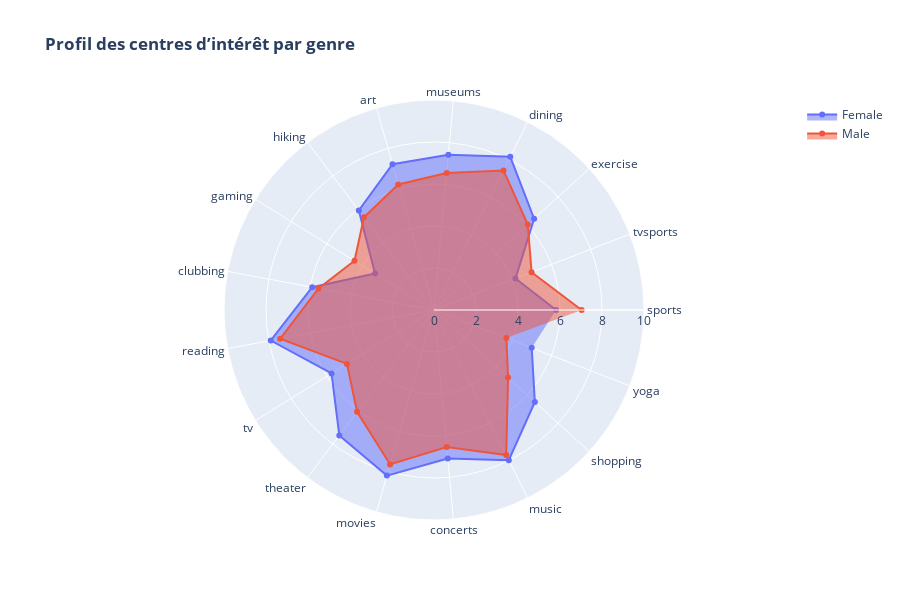

The cell this chart's notebook holds for it:
### Markdown cell above
les centres d'interet des participants

### Code cell
interets = [col for col in participants_clean.columns if col in [
    'sports', 'tvsports', 'exercise', 'dining', 'museums', 'art',
    'hiking', 'gaming', 'clubbing', 'reading', 'tv', 'theater',
    'movies', 'concerts', 'music', 'shopping', 'yoga'
]]


# Moyennes par genre
female_means = participants_clean[participants_clean['gender'] == 'Female'][interets].mean()
male_means = participants_clean[participants_clean['gender'] == 'Male'][interets].mean()

fig = go.Figure()

fig.add_trace(go.Scatterpolar(
    r=female_means,
    theta=interets,
    fill='toself',
    name='Female'
))
fig.add_trace(go.Scatterpolar(
    r=male_means,
    theta=interets,
    fill='toself',
    name='Male'
))

fig.update_layout(
    polar=dict(
        radialaxis=dict(visible=True, range=[0, 10])
    ),
    title="<b>Profil des centres d’intérêt par genre</b>",
    showlegend=True,
    height=600
)

fig.show()

### Figure 1 — Plotly figure (JSON) as saved in the notebook; plotly's stock layout.template omitted (floating-point values rounded to 4 significant figures)
{"data": [{"fill": "toself", "name": "Female", "r": [5.813, 4.162, 6.451, 8.147, 7.428, 7.22, 5.942, 3.302, 5.9, 7.907, 5.739, 7.482, 8.198, 7.104, 7.99, 6.499, 4.99], "theta": ["sports", "tvsports", "exercise", "dining", "museums", "art", "hiking", "gaming", "clubbing", "reading", "tv", "theater", "movies", "concerts", "music", "shopping", "yoga"], "type": "scatterpolar"}, {"fill": "toself", "name": "Male", "r": [7.03, 4.984, 6.043, 7.425, 6.548, 6.215, 5.534, 4.453, 5.594, 7.453, 4.874, 6.079, 7.644, 6.55, 7.714, 4.774, 3.696], "theta": ["sports", "tvsports", "exercise", "dining", "museums", "art", "hiking", "gaming", "clubbing", "reading", "tv", "theater", "movies", "concerts", "music", "shopping", "yoga"], "type": "scatterpolar"}], "layout": {"height": 600, "polar": {"radialaxis": {"range": [0, 10], "visible": true}}, "showlegend": true, "title": {"text": "<b>Profil des centres d’intérêt par genre</b>"}}}
